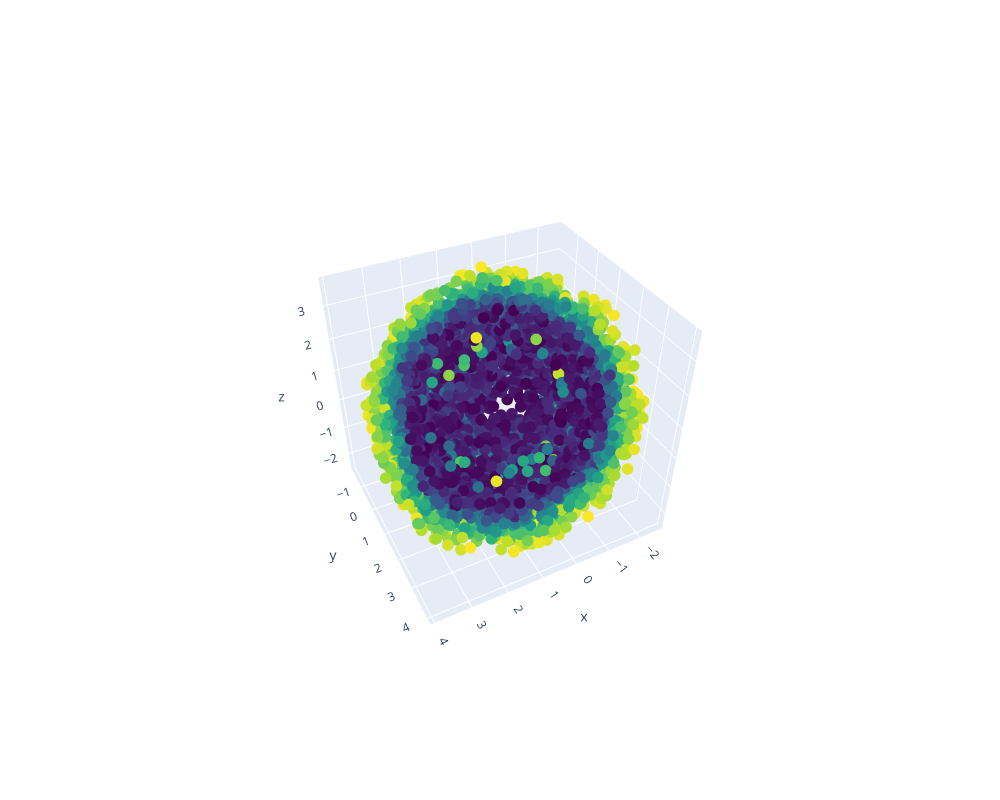

Notebook code cell kept with this figure:
### Code cell
conserved_quantities = [phi0_c_values, energy_c_values, angular_momentum_c_values]
color = conserved_quantities[1]

fig = go.Figure(
        data=[go.Scatter3d(
        x=dims[0],
        y=dims[1],
        z=dims[2],
        mode='markers',
        marker=dict(
            size=4,
            color=color, # set color to an array/list of desired values
            colorscale='viridis',
            opacity=1
        )
    )],
    layout=go.Layout(height=800, width=1000)
)
fig.show()

### Figure 1 — Plotly figure (JSON) as saved in the notebook; plotly's stock layout.template omitted (floating-point values rounded to 4 significant figures; data arrays with more than 128 entries replaced by an {"elided": "..."} marker saying what was removed)
{"data": [{"marker": {"color": {"elided": "6000 float values"}, "colorscale": [[0, "#440154"], [0.1111, "#482878"], [0.2222, "#3e4989"], [0.3333, "#31688e"], [0.4444, "#26828e"], [0.5556, "#1f9e89"], [0.6667, "#35b779"], [0.7778, "#6ece58"], [0.8889, "#b5de2b"], [1, "#fde725"]], "opacity": 1, "size": 4}, "mode": "markers", "type": "scatter3d", "x": {"elided": "6000 float values"}, "y": {"elided": "6000 float values"}, "z": {"elided": "6000 float values"}}], "layout": {"height": 800, "scene": {"aspectmode": "auto", "aspectratio": {"x": 1.061, "y": 0.9474, "z": 0.9947}, "camera": {"center": {"x": 0, "y": 0, "z": 0}, "eye": {"x": 1.042, "y": 2.071, "z": 1.904}, "projection": {"type": "perspective"}, "up": {"x": 0, "y": 0, "z": 1}}}, "width": 1000}}
